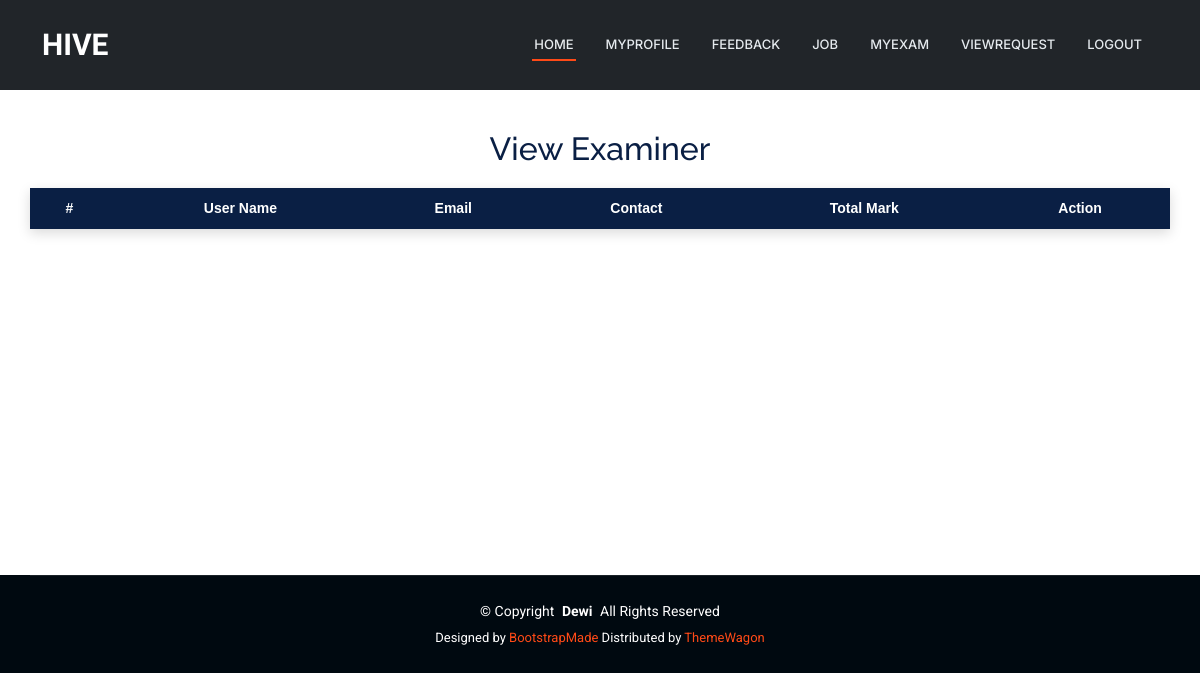
The app's page /JobProvider/viewexaminer/7, older data.
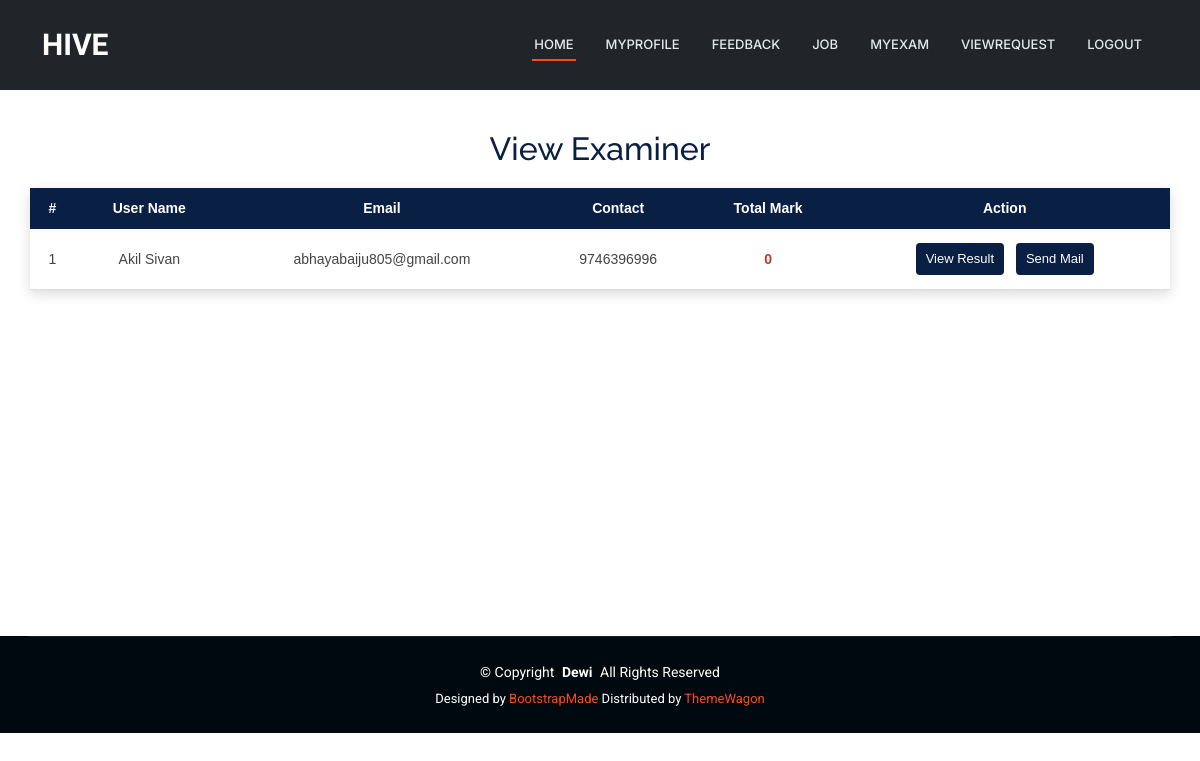
The same page, newer data.
### User/models.py (models this page shows)
class tbl_examinationbody(models.Model):
    examination = models.ForeignKey(tbl_examination, on_delete=models.CASCADE)
    user = models.ForeignKey(tbl_user, on_delete=models.CASCADE)
    total_marks = models.IntegerField(default=0)
    examinationbody_status = models.IntegerField(default=0)

### Guest/models.py (models this page shows)
class tbl_user(models.Model):
    user_name = models.CharField(max_length=50)
    user_email = models.CharField(max_length=50)
    user_contact = models.CharField(max_length=50)
    user_address = models.CharField(max_length=100)
    user_gender = models.CharField(max_length=50)
    user_dob = models.DateField()
    user_password = models.CharField(max_length=50)
    user_photo = models.FileField(upload_to="Assets/UserDocs/")
    place = models.ForeignKey(tbl_place,on_delete=models.CASCADE)

### JobProvider/views.py (the view)
# urls.py: path('viewexaminer/<int:id>',views.viewexaminer,name='viewexaminer'),
def viewexaminer(request, id):
    user = tbl_examinationbody.objects.filter(examination=id).select_related('user')
    return render(request,"JobProvider/ViewExaminer.html",{"examiners":user})

### JobProvider/Templates/JobProvider/ViewExaminer.html (shortened to what this page needs)
{% extends 'JobProvider/Header.html' %}
{% block content %}
<head>
</head>
<div class="jp-examiner-wrapper">
    <h2 class="jp-examiner-title">View Examiner</h2>
    <table class="jp-examiner-table">
        <thead>
            <tr>
                <th>#</th>
                <th>User Name</th>
                <th>Email</th>
                <th>Contact</th>
                <th>Total Mark</th>
                <th>Action</th>
            </tr>
        </thead>
        <tbody>
            {% for user in examiners %}
            <tr>
                <td>{{ forloop.counter }}</td>
                <td>{{ user.user.user_name }}</td>
                <td>{{ user.user.user_email }}</td>
                <td>{{ user.user.user_contact }}</td>
                {% if user.total_marks == 0 %}
                    <td class="jp-examiner-na">0</td>
                {% else %}
                    <td class="jp-examiner-mark">{{ user.total_marks }}</td>
                {% endif %}
                <td class="jp-examiner-actions">
                    <a href="{% url 'JobProvider:ViewResult' user.examination.id user.user.id %}">
                        View Result
                    </a>
                    <a href="{% url 'JobProvider:SendMail' user.user.id %}">
                        Send Mail
                    </a>
                </td>
            </tr>
            {% endfor %}
        </tbody>
    </table>
</div>
<br><br><br><br><br><br><br><br>
{% endblock %}

Row changes from the older to the newer data that the page shows:
added tbl_examinationbody: user.user_name "Akil Sivan", user.user_email "abhayabaiju805@gmail.com", user.user_contact "9746396996", total_marks "0"
